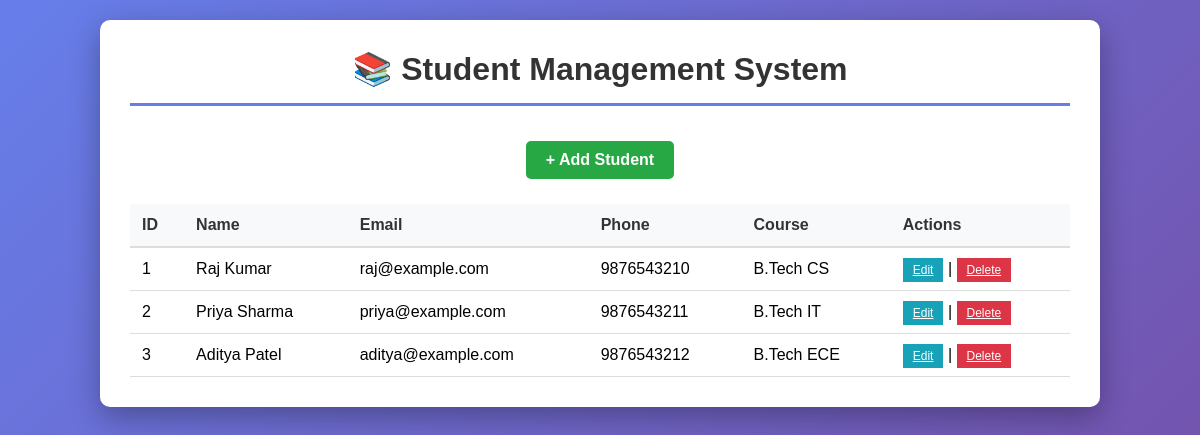
The page /WT/Practical_7/index.php on the database its author committed.
### tables this page shows
CREATE TABLE students (
    id INT PRIMARY KEY AUTO_INCREMENT,
    name VARCHAR(100) NOT NULL,
    email VARCHAR(100) NOT NULL,
    phone VARCHAR(10) NOT NULL,
    course VARCHAR(50) NOT NULL,
    created_at TIMESTAMP DEFAULT CURRENT_TIMESTAMP
);

### WT/Practical_7/index.php (the view, shortened to what this page needs)
<?php
require_once 'db.php';
$sql = "SELECT * FROM students";
$result = mysqli_query($conn, $sql);
?>
<!DOCTYPE html>
<html>
<head>
    <link rel="stylesheet" href="style.css">
</head>
<body>
    <div class="container">
        <h1>📚 Student Management System</h1>
        <div class="button-container">
            <a href="add.php" class="btn btn-add">+ Add Student</a>
        </div>
        <table class="students-table">
            <thead>
                <tr>
                    <th>ID</th>
                    <th>Name</th>
                    <th>Email</th>
                    <th>Phone</th>
                    <th>Course</th>
                    <th>Actions</th>
                </tr>
            </thead>
            <tbody>
                <?php
                if (mysqli_num_rows($result) > 0) {
                    while ($row = mysqli_fetch_assoc($result)) {
                        echo "<tr>";
                        echo "<td>" . $row['id'] . "</td>";
                        echo "<td>" . $row['name'] . "</td>";
                        echo "<td>" . $row['email'] . "</td>";
                        echo "<td>" . $row['phone'] . "</td>";
                        echo "<td>" . $row['course'] . "</td>";
                        echo "<td>";
                        echo "<a href='edit.php?id=" . $row['id'] . "' class='btn-edit'>Edit</a> | ";
                        echo "<a href='index.php?delete=" . $row['id'] . "' class='btn-delete' onclick='return confirm(\"Delete?\")'>Delete</a>";
                        echo "</td>";
                        echo "</tr>";
                    }
                } else {
                    echo "<tr><td colspan='6' class='no-data'>No students found. <a href='add.php'>Add one</a></td></tr>";
                }
                ?>
            </tbody>
        </table>
    </div>
</body>
</html>

### WT/Practical_7/style.css (style rules this page uses)
* { margin: 0; padding: 0; box-sizing: border-box; }
body { font-family: 'Arial', sans-serif; background: linear-gradient(135deg, #667eea 0%, #764ba2 100%); min-height: 100vh; padding: 20px; }
.container { max-width: 1000px; margin: 0 auto; background: white; border-radius: 10px; box-shadow: 0 10px 30px rgba(0, 0, 0, 0.3); padding: 30px; }
h1 { color: #333; text-align: center; margin-bottom: 30px; border-bottom: 3px solid #667eea; padding-bottom: 15px; }
.button-container { margin-bottom: 20px; text-align: center; }
.btn { padding: 10px 20px; margin: 5px; border: none; border-radius: 5px; cursor: pointer; text-decoration: none; display: inline-block; font-weight: bold; transition: 0.3s; }
.btn-add { background: #28a745; color: white; }
.btn-edit { background: #17a2b8; color: white; padding: 5px 10px; font-size: 12px; }
.btn-delete { background: #dc3545; color: white; padding: 5px 10px; font-size: 12px; }
.students-table { width: 100%; border-collapse: collapse; margin-top: 20px; }
.students-table thead { background: #f8f9fa; }
.students-table th { padding: 12px; text-align: left; border-bottom: 2px solid #ddd; font-weight: bold; color: #333; }
.students-table td { padding: 12px; border-bottom: 1px solid #ddd; }

### rows shown on the page
students: id "1", name "Raj Kumar", email "raj@example.com", phone "9876543210", course "B.Tech CS"
students: id "2", name "Priya Sharma", email "priya@example.com", phone "9876543211", course "B.Tech IT"
students: id "3", name "Aditya Patel", email "aditya@example.com", phone "9876543212", course "B.Tech ECE"
